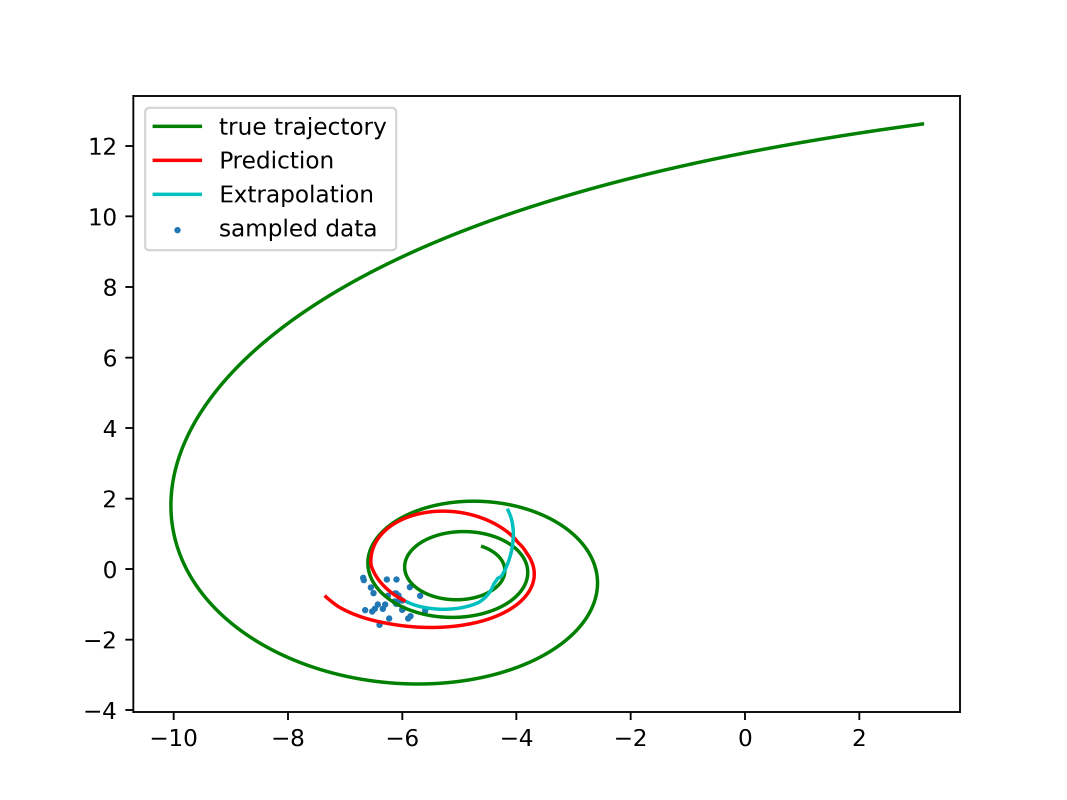
#> input picture figure-30.png, 3200 x 2400 px, found by its file name (shown at 1/3 size)
$ jupyter execute --allow-errors 234_Final.ipynb   (shell and % lines are left out)
#> lines starting #> are read from the running program, lines starting #| are printed output that depends on the picture
# 234 Final Project

Yixin Wang

03/16/2025

## **Introduction**

This project aims to replicate and extend the numerical studies from the paper "Latent Ordinary Differential Equations for Irregularly-Sampled Time Series" by Rubanova et al. (2019). In the original work, the authors introduce a novel approach to modeling time series data that is irregularly sampled—data points that do not occur at uniform intervals. The key innovation is the integration of variational autoencoders (VAEs) with neural ordinary differential equations (Neural ODEs). By modeling the latent state of the system with continuous-time dynamics, the method can generate smooth reconstructions and reliable extrapolations, even when observations are sparse or unevenly spaced.

In this project, I begin by replicating the last figure presented in the paper. This involves implementing the latent ODE framework to learn the underlying dynamics of a system from noisy observations. Once the replication is successful, we extend the study by investigating how varying the observation noise affects the model's performance. Specifically, we fix the number of sampled points (nsample = 100) and explore a range of noise levels (noise_std values of 0.1, 0.3, 0.5, and 1.0).

---
## **Explanation for ”Neural Ordinary Differential Equations“**

The paper **“Neural Ordinary Differential Equations” (Chen et al., 2018)** introduces a novel deep learning paradigm, replacing discrete layers with **continuous-time dynamics** modeled by **Ordinary Differential Equations (ODEs)**. Instead of stacking layers, hidden states evolve continuously over time.

### **1. From Discrete to Continuous Transformation**
#### **1.1 Traditional Deep Networks as Discrete Transformations**
A typical deep network applies a sequence of transformations:

$$\mathbf{h}_{t+1} = \mathbf{h}_t + f(\mathbf{h}_t, \theta)$$

where:
- $ \mathbf{h}_t $ is the hidden state at layer $ t $.
- $ f(\mathbf{h}_t, \theta) $ is a neural transformation.

This resembles **Euler’s method** for solving ODEs.

#### **1.2 Continuous-Time Representation**
Neural ODEs generalize this to a **continuous function**:

$$\frac{d\mathbf{h}(t)}{dt} = f(\mathbf{h}(t), t, \theta)$$

where the final hidden state is obtained by integrating:

$$\mathbf{h}(t_1) = \mathbf{h}(t_0) + \int_{t_0}^{t_1} f(\mathbf{h}(t), t, \theta) dt$$

Instead of computing discrete layers, we use an **ODE solver**.

### **2. Solving Neural ODEs: Black-Box ODE Solvers**
Neural ODEs rely on **numerical integration** to compute hidden states.

#### **2.1 Advantages of Black-Box ODE Solvers**
- **Adaptive computation**: Solvers adjust step sizes dynamically.
- **Memory efficiency**: Intermediate states are not stored, reducing memory usage.

Popular solvers include:
- **Euler’s method** (fast but imprecise)
- **Runge-Kutta methods** (balanced speed/accuracy)
- **Adaptive solvers** (e.g., Dormand-Prince)

### **3. Memory-Efficient Backpropagation: The Adjoint Method**
Neural ODEs use the **Adjoint Sensitivity Method** to compute gradients by solving another ODE **backward in time**.

#### **3.1 How Adjoint Sensitivity Works**
1. Define a loss function $ L $.
2. Compute gradients using:

   $$\frac{dL}{dh} = - \frac{dL}{dh} f(h, t, \theta)$$

3. Solve this ODE **backwards** to recover gradients.

#### **3.2 Advantages of Adjoint Sensitivity**
- **Constant memory cost**: No need to store intermediate states.
- **Scalability**: Efficient for deep models.

### **4. Applications of Neural ODEs**
#### **4.1 Continuous-Depth ResNets**
Residual Networks (ResNets) follow:

$$\mathbf{h}_{t+1} = \mathbf{h}_t + f(\mathbf{h}_t, \theta)$$

which is an **Euler step**. Neural ODEs are their continuous limit.

#### **4.2 Continuous Normalizing Flows (CNF)**
Neural ODEs enable **invertible generative models**, where density evolves as:

$$\frac{d}{dt} \log p(\mathbf{z}(t)) = - \text{tr} \left( \frac{\partial f}{\partial \mathbf{z}} \right)$$

This improves density estimation and data generation.

#### **4.3 Time-Series Modeling with Latent ODEs**
Neural ODEs handle **irregularly sampled time-series** with a latent model:

$$\frac{d\mathbf{z}}{dt} = f(\mathbf{z}, t, \theta)$$

This allows encoding and predicting time-dependent data.

### **5. Key Advantages of Neural ODEs**
| Feature | Advantage |
|---------|------------|
| **Memory efficiency** | Adjoint method reduces memory usage. |
| **Adaptive computation** | ODE solver dynamically adjusts step sizes. |
| **Scalability** | Works with continuous-depth models. |
| **Invertibility** | Useful for normalizing flows and generative models. |
| **Irregular time-series** | Handles unevenly spaced data. |

### **6. Challenges and Limitations**
#### **6.1 Training Instability**
- Some ODE solvers introduce **numerical errors**, leading to instability.
- Stiff ODEs require **specialized solvers**.

#### **6.2 Computation Cost**
- **ODE solvers require many function evaluations**, slowing training.
- **Adjoint method adds extra computation overhead**.

#### **6.3 Handling Stiff ODEs**
- Some datasets lead to **stiff equations**, requiring **implicit solvers**.
- These solvers trade off **speed for numerical stability**.

### **7. Future Extensions and Research Directions**
1. **Improving ODE solvers**: Custom solvers for Neural ODEs.
2. **Hybrid models**: Combining ODEs with CNNs or RNNs.
3. **Physics-informed learning**: Using ODE-based networks in science.

### **8. Summary**
- Neural ODEs replace discrete layers with **continuous transformations**.
- Hidden states evolve according to an **ODE**.
- The **Adjoint method** enables memory-efficient training.
- Neural ODEs are useful for **residual networks, normalizing flows, and time-series modeling**.
- Challenges include **training instability, computational cost, and handling stiff equations**.

---
# **Reproduce Paper results**

### Spiral reconstructions using a latent ODE with 30, 50, and 100 times of noisy observations.

The goal of this experiment is to reproduce the spiral trajectory reconstruction task using a Neural ODE-based model (Figure 10 at the end), as described in the original paper. By varying the number of noisy observations (nsample = 30, 50, 100), we aim to validate the model's ability to reconstruct trajectories under sparse observations and analyze the impact of nsample on reconstruction accuracy.

In each latent_ode_X.py file (X is the # of nsample), I set up the experiment by
1. Model: A Variational Autoencoder (VAE) based on Neural ODE, consisting of:

        1. Encoder: An RNN encoder to infer the initial latent state from observations.

        2. Decoder: A fully connected network to map latent variables back to the observation space.

        3. ODE Function: A fully connected network to model latent dynamics.

2. Training Parameters:

        - Learning rate: lr = 0.01

        - Iterations: niters = 1000 (limited by computational resources)

        - Random seed: Fixed for reproducibility.

3. Observation Points: nsample = 30, 50, 100, representing sparse, moderate, and dense observations.

[cell 1]
# It takse about 3 minutes to run this script

[cell 2]
# It takse about 3 minutes to run this script

[cell 3]
# It takse over 5 minutes to run this script

[cell 4]
from PIL import Image as PILImage
from IPython.display import display

img1 = PILImage.open('/workspace/figure-30.png')
#> img1 is the input picture: PIL image 3200x2400 RGBA; mean R, G, B, A 249.1, 250, 248.8, 255
img2 = PILImage.open('/workspace/figure-50.png')
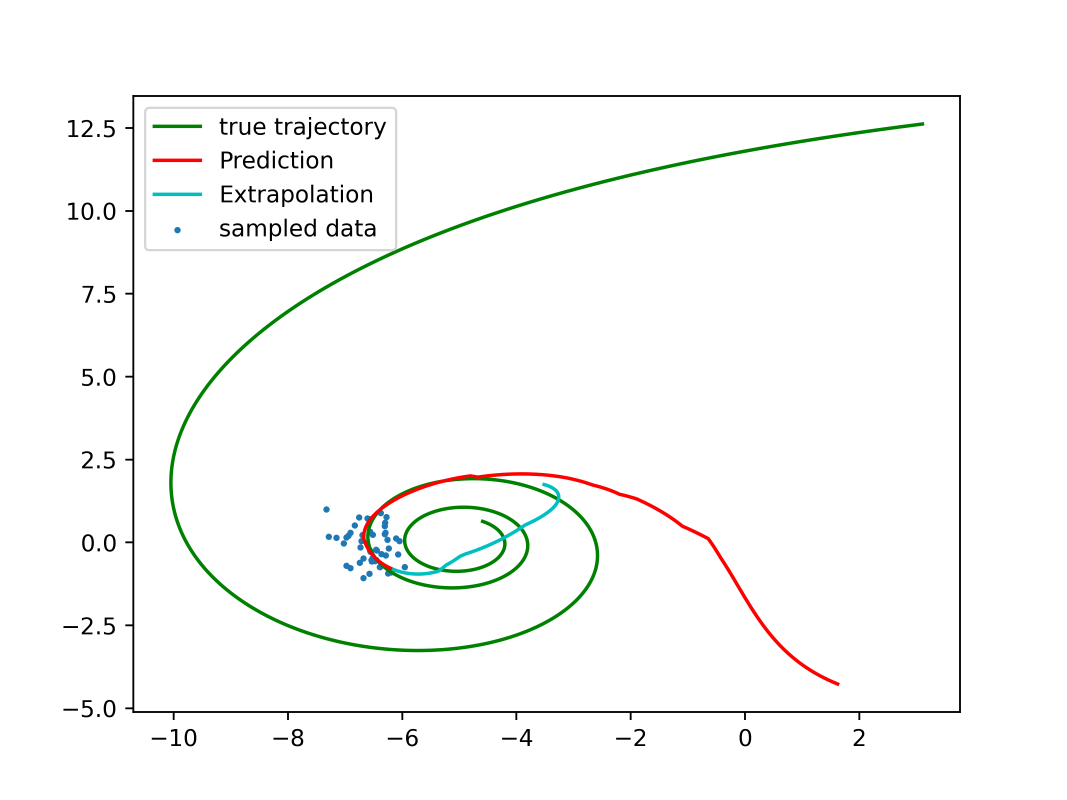
#> input picture figure-50.png, 3200 x 2400 px, found by its file name (shown at 1/3 size)
#> img2 is the input picture: PIL image 3200x2400 RGBA; mean R, G, B, A 248.9, 249.6, 248.6, 255
img3 = PILImage.open('/workspace/figure-100.png')
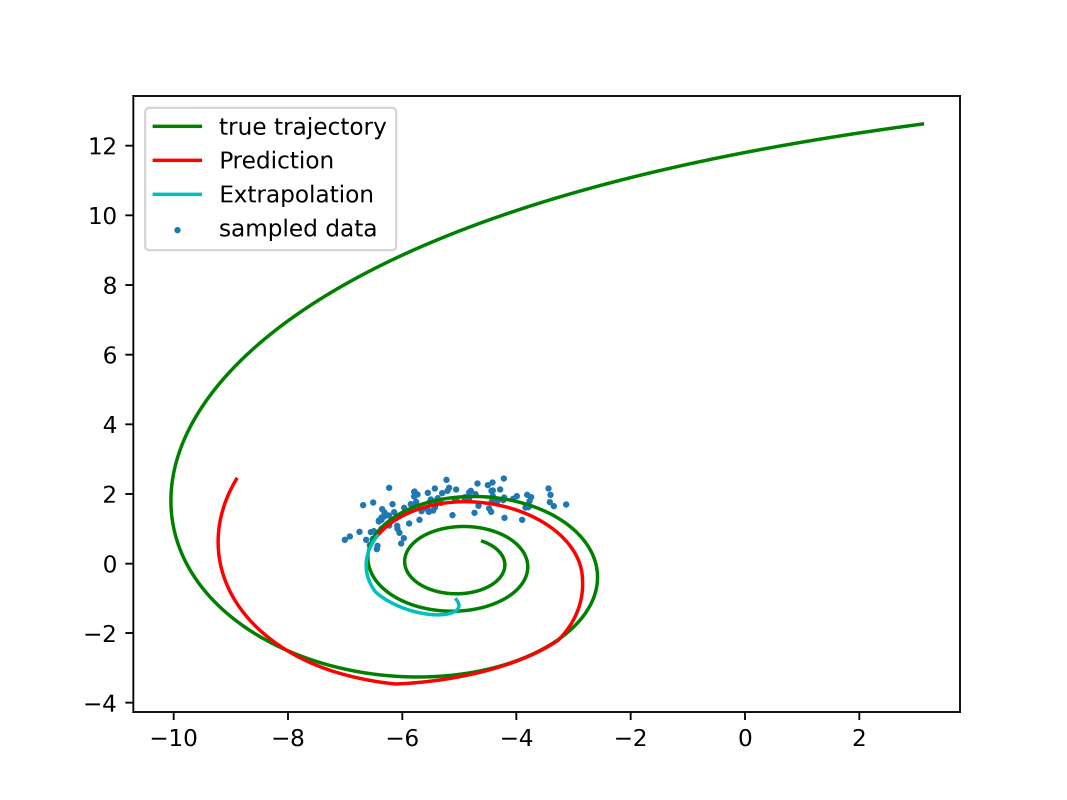
#> input picture figure-100.png, 3200 x 2400 px, found by its file name (shown at 1/3 size)
#> img3 is the input picture: PIL image 3200x2400 RGBA; mean R, G, B, A 248.8, 249.5, 248.5, 255

# set size
img_width, img_height = 400, 400
img1 = img1.resize((img_width, img_height))
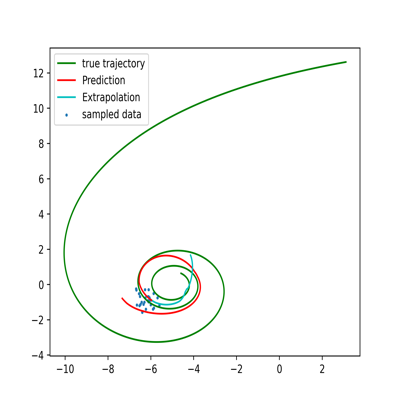
#> img1: PIL image 400x400 RGBA; mean R, G, B, A 248.8, 249.7, 248.5, 255
img2 = img2.resize((img_width, img_height))
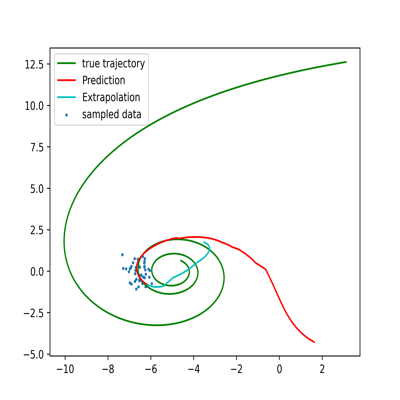
#> img2: PIL image 400x400 RGBA; mean R, G, B, A 248.6, 249.4, 248.3, 255
img3 = img3.resize((img_width, img_height))
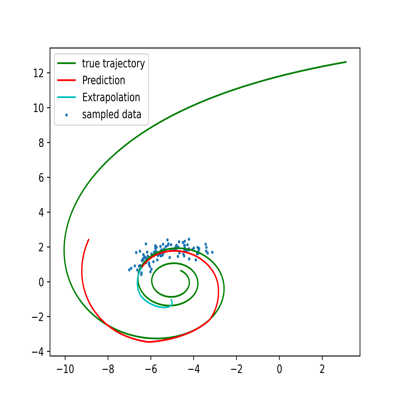
#> img3: PIL image 400x400 RGBA; mean R, G, B, A 248.6, 249.2, 248.2, 255

total_width = img1.width + img2.width + img3.width
#> total_width = 1200
new_img = PILImage.new('RGB', (total_width, img1.height))
#> new_img: PIL image 1200x400 RGB; every value is 0


new_img.paste(img1, (0, 0))
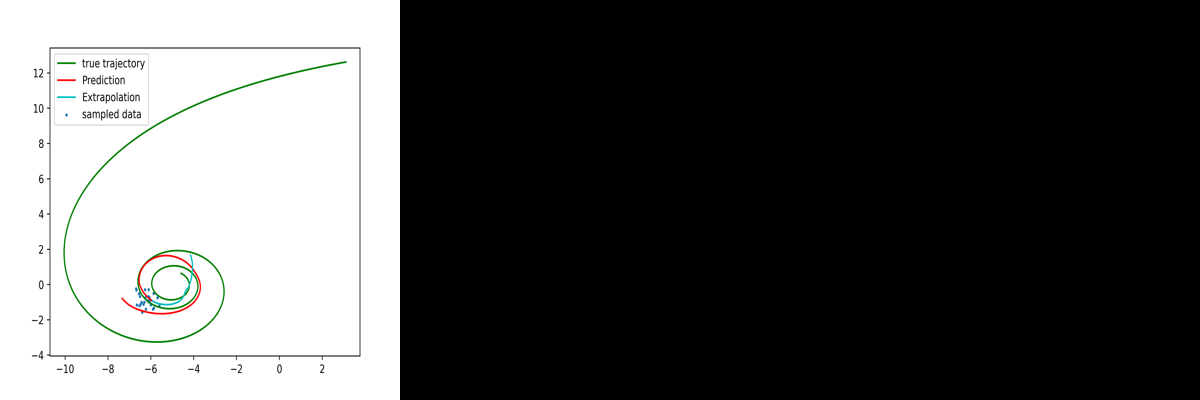
#> new_img: PIL image 1200x400 RGB; mean R, G, B 82.9, 83.2, 82.8
new_img.paste(img2, (img1.width, 0))
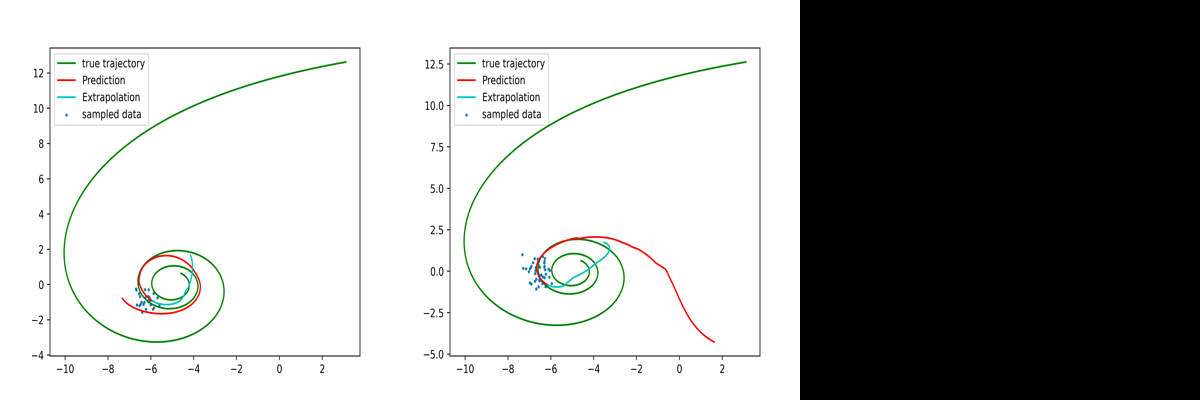
#> new_img: PIL image 1200x400 RGB; mean R, G, B 165.8, 166.3, 165.6
new_img.paste(img3, (img1.width + img2.width, 0))
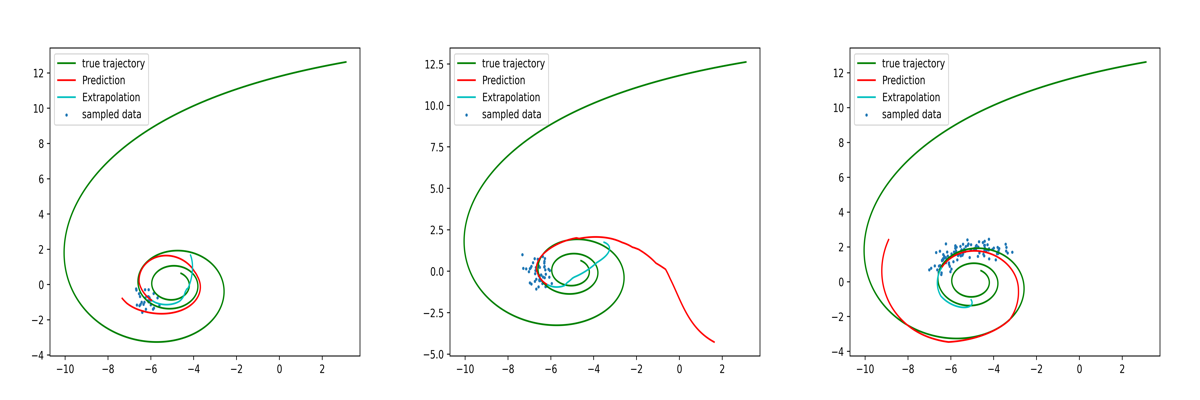
#> new_img: PIL image 1200x400 RGB; mean R, G, B 248.7, 249.4, 248.4

display(new_img)
